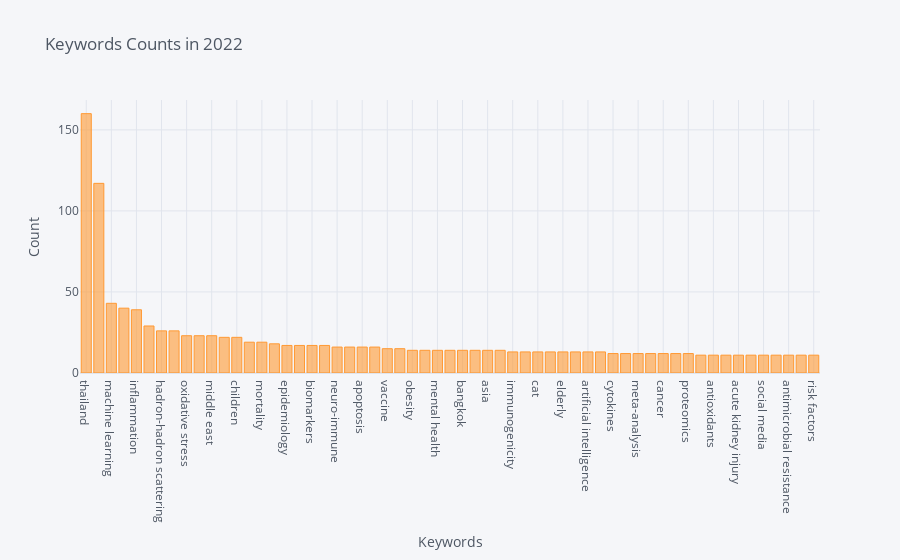

Source (notebook cell):
### Code cell
import cufflinks as cf
cf.go_offline()
cf.set_config_file(offline=False, world_readable=True)

keywords_counts_result.iplot(kind='bar', x='Keywords', y='Count', xTitle='Keywords', yTitle='Count', title='Keywords Counts in 2022')

### Figure 1 — Plotly figure (JSON) as saved in the notebook; plotly's stock layout.template omitted (floating-point values rounded to 4 significant figures)
{"data": [{"marker": {"color": "rgba(255, 153, 51, 0.6)", "line": {"color": "rgba(255, 153, 51, 1.0)", "width": 1}}, "name": "Count", "orientation": "v", "text": "", "type": "bar", "x": ["thailand", "covid-19", "machine learning", "sars-cov-2", "inflammation", "deep learning", "hadron-hadron scattering", "distribution", "oxidative stress", "depression", "middle east", "species diversity", "children", "hiv", "mortality", "psychiatry", "epidemiology", "chitosan", "biomarkers", "antioxidant", "neuro-immune", "fauna", "apoptosis", "cytotoxicity", "vaccine", "mechanical properties", "obesity", "thai", "mental health", "adolescents", "bangkok", "peritoneal dialysis", "asia", "dog", "immunogenicity", "aging", "cat", "artificial neural network", "elderly", "quality of life", "artificial intelligence", "lung cancer", "cytokines", "host", "meta-analysis", "corporate governance", "cancer", "treatment", "proteomics", "morphology", "antioxidants", "biofilm", "acute kidney injury", "biomarker", "social media", "systematic review", "antimicrobial resistance", "schizophrenia", "risk factors"], "y": [160, 117, 43, 40, 39, 29, 26, 26, 23, 23, 23, 22, 22, 19, 19, 18, 17, 17, 17, 17, 16, 16, 16, 16, 15, 15, 14, 14, 14, 14, 14, 14, 14, 14, 13, 13, 13, 13, 13, 13, 13, 13, 12, 12, 12, 12, 12, 12, 12, 11, 11, 11, 11, 11, 11, 11, 11, 11, 11]}], "layout": {"legend": {"bgcolor": "#F5F6F9", "font": {"color": "#4D5663"}}, "paper_bgcolor": "#F5F6F9", "plot_bgcolor": "#F5F6F9", "title": {"font": {"color": "#4D5663"}, "text": "Keywords Counts in 2022"}, "xaxis": {"gridcolor": "#E1E5ED", "showgrid": true, "tickfont": {"color": "#4D5663"}, "title": {"font": {"color": "#4D5663"}, "text": "Keywords"}, "zerolinecolor": "#E1E5ED"}, "yaxis": {"gridcolor": "#E1E5ED", "showgrid": true, "tickfont": {"color": "#4D5663"}, "title": {"font": {"color": "#4D5663"}, "text": "Count"}, "zerolinecolor": "#E1E5ED"}}}
